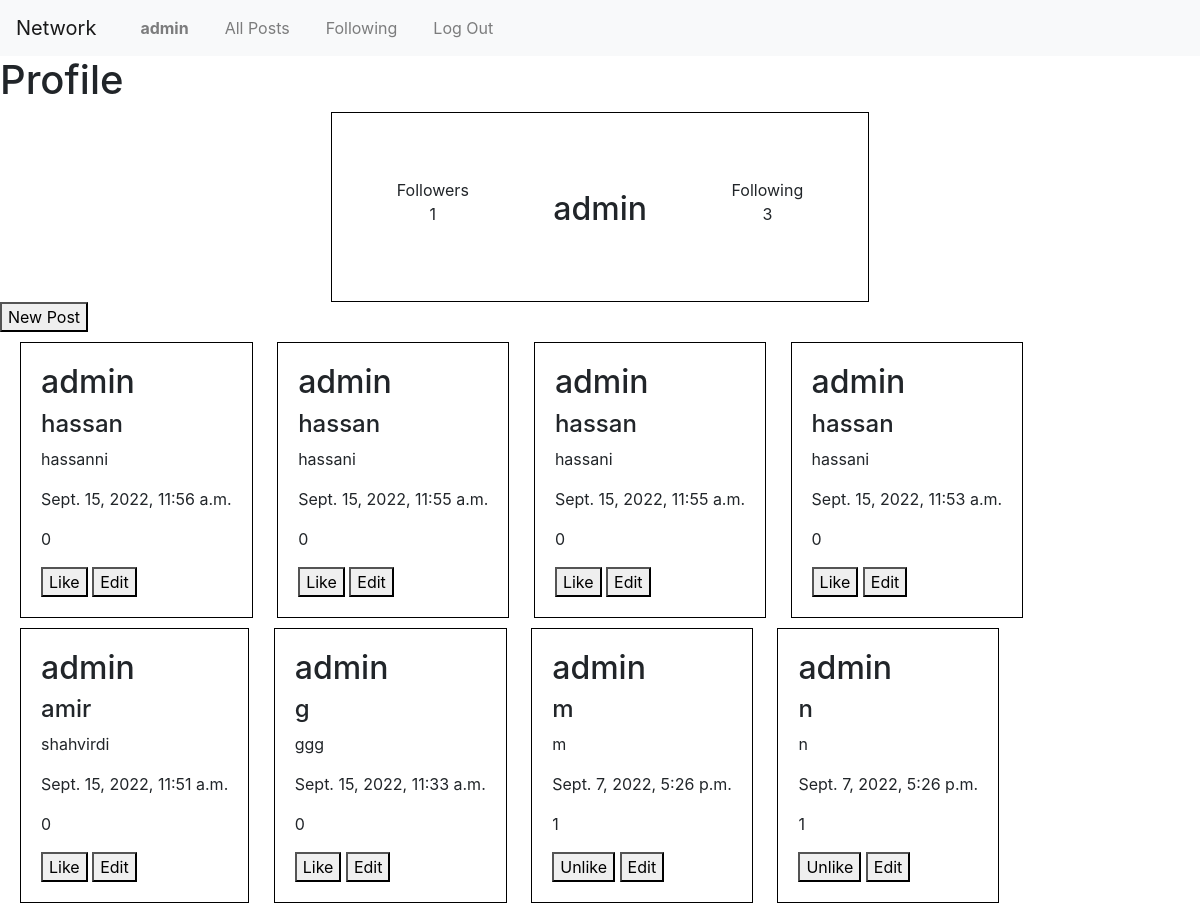
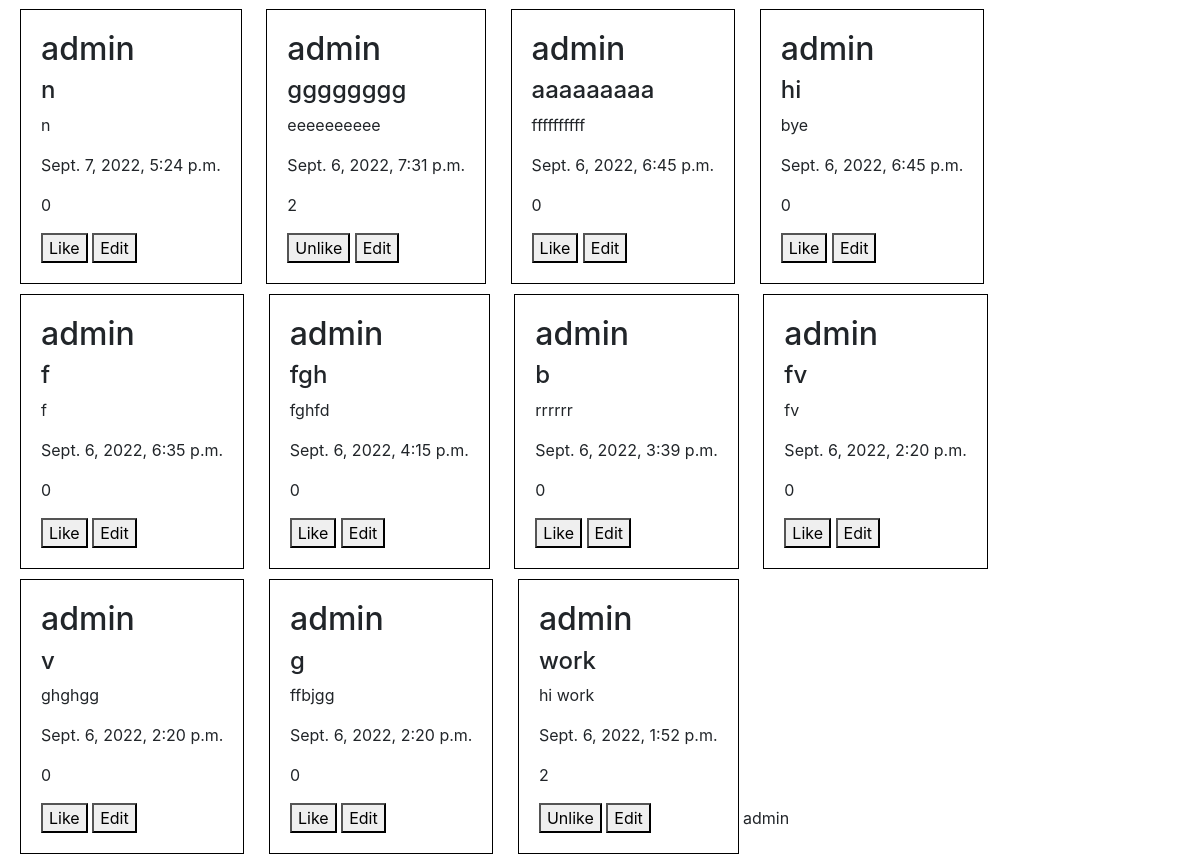
The page /my_account/admin (signed in) on the database its author committed (2 pictures, top to bottom).
### network/models.py (models this page shows, shortened)
class User(AbstractUser):
    pass

class Posts(models.Model):
    id = models.AutoField(primary_key=True)
    post_uesr = models.ForeignKey(User, on_delete=models.CASCADE, null=True, blank=True,related_name='create_user')
    post_title = models.CharField(max_length=200)
    post_description = models.TextField()
    post_date = models.DateTimeField(default=datetime.now, blank=True)
    post_likes = models.ManyToManyField(User,blank=True,default=None, related_name='post_likes')
    like_count = models.CharField(max_length=200)

### network/views.py (the view)
# urls.py: path("my_account/<str:user>", views.my_account, name="my_account"),
def my_account(request,user):
    all_post = Posts.objects.filter(post_uesr = request.user).order_by('-id')
    userr = User.objects.get(username = user)
    follower_len = Followers.objects.filter(followed_users = userr).count()
    following_len = Followers.objects.filter(follower = userr).count()
    return render(request, 'network/my_account.html',{
        'posts': all_post,
        'follower_len': follower_len,
        'following_len': following_len,
    })

### network/templates/network/my_account.html (shortened to what this page needs)
{% extends 'network/layout.html' %}
{% load static %}
{% block head %}
    <link rel="stylesheet" href="{% static 'network/all_posts_style.css' %}">
    <link rel="stylesheet" href="{% static 'network/profile.css' %}">
{% endblock %}
{% block body %}
<h1>Profile</h1>
<div class="div_user_profile">
    <li class="li_user_profile">
        <div>Followers</div>
        <div>{{follower_len}}</div>
    </li>
    <li class="li_user_profile">
        <div class="username"><h2>{{user}}</h2></div>
    </li>
    <li class="li_user_profile">
        <div>Following</div>
        <div>{{following_len}}</div>
    </li>
</div>
<div>
    <button id="new_post_button">New Post</button>
</div>
<div>
    {% for all_posts in posts %}
        <li>
            <div class="div_posts">
                <h2>{{all_posts.post_uesr}}</h2>
                <h4>{{all_posts.post_title}}</h4>
                <p id="post_description_{{all_posts.id}}">{{all_posts.post_description}}</p>
                <p>{{all_posts.post_date}}</p>
                <p id="like_count_{{all_posts.id}}">{{all_posts.post_likes.count}}</p>
                {% if request.user not in all_posts.post_likes.all %}
                    <button value="{{all_posts.id}}" id="like_button_{{all_posts.id}}">Like</button>
                {% else %}
                    <button value="{{all_posts.id}}" id="like_button_{{all_posts.id}}">Unlike</button>
                {% endif %}
                <button id="edit_button_{{all_posts.id}}" div-id="{{all_posts.id}}">Edit</button>
            </div>
        </li>
    {% endfor %}
    {{user}}
</div>
{% endblock %}

### network/templates/network/layout.html (shortened to what this page needs)
{% load static %}
<!DOCTYPE html>
<html lang="en">
    <head>
        {% block head%}
        {% endblock %}
        <link rel="stylesheet" href="https://stackpath.bootstrapcdn.com/bootstrap/4.4.1/css/bootstrap.min.css">
        <link href="{% static 'network/styles.css' %}" rel="stylesheet">
    </head>
    <body>
        <nav class="navbar navbar-expand-lg navbar-light bg-light">
            <a class="navbar-brand" href="#">Network</a>
            <div>
              <ul class="navbar-nav mr-auto">
                {% if user.is_authenticated %}
                    <li class="nav-item">
                        <a class="nav-link" href="{% url 'my_account' user %}"><strong>{{ request.user }}</strong></a>
                    </li>
                {% endif %}
                <li class="nav-item">
                  <a class="nav-link" href="{% url 'all_posts' %}">All Posts</a>
                </li>
                {% if user.is_authenticated %}
                    <li class="nav-item">
                        <a class="nav-link" href="{% url 'following_posts' %}">Following</a>
                    </li>
                    <li class="nav-item">
                        <a class="nav-link" href="{% url 'logout' %}">Log Out</a>
                    </li>
                {% endif %}
              </ul>
            </div>
          </nav>
        <div class="body">
            {% block body %}
            {% endblock %}
        </div>
    </body>
</html>

### network/static/network/all_posts_style.css (style rules this page uses)
.div_posts { border: solid 1px black; padding: 10px; }
li { display: inline-block; margin-left: 20px; }

### network/static/network/profile.css (style rules this page uses)
.div_user_profile { display: block; width:fit-content ; text-align: center; margin: auto; border: solid 1px black; padding: 25px; }
.li_user_profile { display: inline-block; margin: 0; padding: 40px; }
.li_user_profile .username { margin: -20px 0 0 0; }
.div_posts { padding: 20px; margin:10px 0 0 0 ; }

### rows shown on the page
User: user "admin", username "admin"
Posts: post_uesr "admin", post_title "hassan", post_description "hassanni", post_date "Sept. 15, 2022, 11:56 a.m.", post_likes.count "0"
Posts: post_uesr "admin", post_title "hassan", post_description "hassani", post_date "Sept. 15, 2022, 11:55 a.m.", post_likes.count "0"
Posts: post_uesr "admin", post_title "hassan", post_description "hassani", post_date "Sept. 15, 2022, 11:55 a.m.", post_likes.count "0"
Posts: post_uesr "admin", post_title "hassan", post_description "hassani", post_date "Sept. 15, 2022, 11:53 a.m.", post_likes.count "0"
Posts: post_uesr "admin", post_title "amir", post_description "shahvirdi", post_date "Sept. 15, 2022, 11:51 a.m.", post_likes.count "0"
Posts: post_uesr "admin", post_title "g", post_description "ggg", post_date "Sept. 15, 2022, 11:33 a.m.", post_likes.count "0"
Posts: post_uesr "admin", post_title "m", post_description "m", post_date "Sept. 7, 2022, 5:26 p.m.", post_likes.count "1"
Posts: post_uesr "admin", post_title "n", post_description "n", post_date "Sept. 7, 2022, 5:26 p.m.", post_likes.count "1"
Posts: post_uesr "admin", post_title "n", post_description "n", post_date "Sept. 7, 2022, 5:24 p.m.", post_likes.count "0"
Posts: post_uesr "admin", post_title "gggggggg", post_description "eeeeeeeeee", post_date "Sept. 6, 2022, 7:31 p.m.", post_likes.count "2"
Posts: post_uesr "admin", post_title "aaaaaaaaa", post_description "ffffffffff", post_date "Sept. 6, 2022, 6:45 p.m.", post_likes.count "0"
Posts: post_uesr "admin", post_title "hi", post_description "bye", post_date "Sept. 6, 2022, 6:45 p.m.", post_likes.count "0"
Posts: post_uesr "admin", post_title "f", post_description "f", post_date "Sept. 6, 2022, 6:35 p.m.", post_likes.count "0"
Posts: post_uesr "admin", post_title "fgh", post_description "fghfd", post_date "Sept. 6, 2022, 4:15 p.m.", post_likes.count "0"
Posts: post_uesr "admin", post_title "b", post_description "rrrrrr", post_date "Sept. 6, 2022, 3:39 p.m.", post_likes.count "0"
Posts: post_uesr "admin", post_title "fv", post_description "fv", post_date "Sept. 6, 2022, 2:20 p.m.", post_likes.count "0"
Posts: post_uesr "admin", post_title "v", post_description "ghghgg", post_date "Sept. 6, 2022, 2:20 p.m.", post_likes.count "0"
Posts: post_uesr "admin", post_title "g", post_description "ffbjgg", post_date "Sept. 6, 2022, 2:20 p.m.", post_likes.count "0"
Posts: post_uesr "admin", post_title "work", post_description "hi work", post_date "Sept. 6, 2022, 1:52 p.m.", post_likes.count "2"

### other values the page prints
{{ follower_len }} "1"
{{ following_len }} "3"
